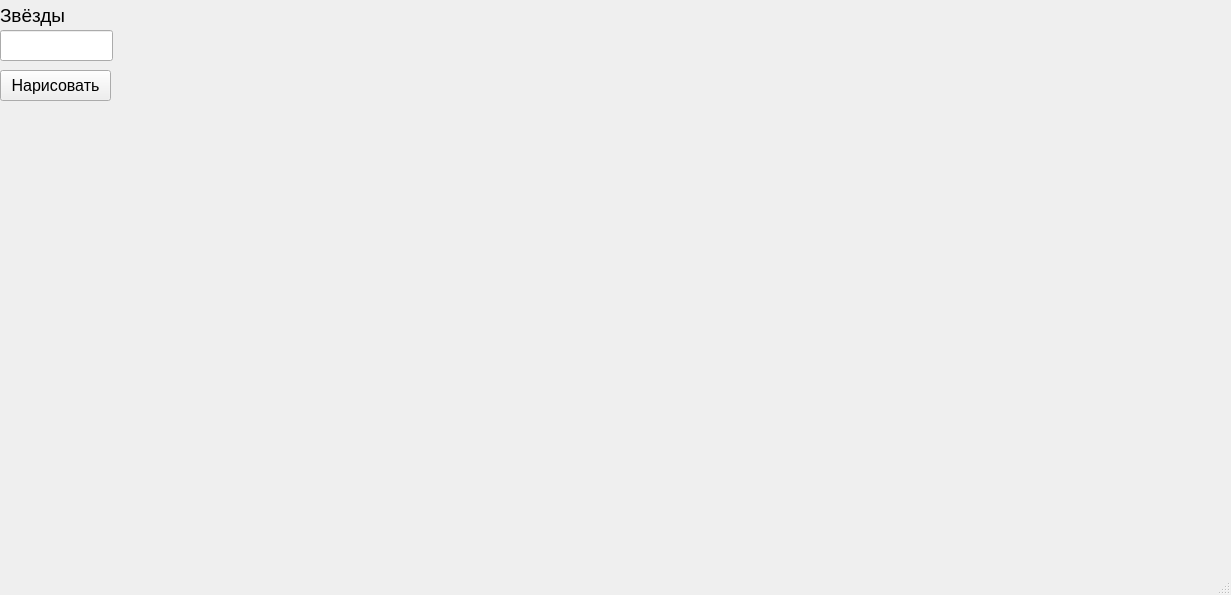
<?xml version="1.0" encoding="UTF-8"?>
<ui version="4.0">
 <class>MainWindow</class>
 <widget class="QMainWindow" name="MainWindow">
  <property name="geometry">
   <rect>
    <x>0</x>
    <y>0</y>
    <width>1231</width>
    <height>595</height>
   </rect>
  </property>
  <property name="windowTitle">
   <string>MainWindow</string>
  </property>
  <widget class="QWidget" name="centralwidget">
   <widget class="my_widget" name="widget" native="true">
    <property name="geometry">
     <rect>
      <x>120</x>
      <y>10</y>
      <width>1161</width>
      <height>601</height>
     </rect>
    </property>
   </widget>
   <widget class="QLineEdit" name="lineEdit">
    <property name="geometry">
     <rect>
      <x>0</x>
      <y>30</y>
      <width>113</width>
      <height>31</height>
     </rect>
    </property>
   </widget>
   <widget class="QLabel" name="label">
    <property name="geometry">
     <rect>
      <x>0</x>
      <y>0</y>
      <width>101</width>
      <height>31</height>
     </rect>
    </property>
    <property name="font">
     <font>
      <pointsize>14</pointsize>
     </font>
    </property>
    <property name="text">
     <string>Звёзды</string>
    </property>
   </widget>
   <widget class="QPushButton" name="pushButton">
    <property name="geometry">
     <rect>
      <x>0</x>
      <y>70</y>
      <width>111</width>
      <height>31</height>
     </rect>
    </property>
    <property name="font">
     <font>
      <pointsize>12</pointsize>
     </font>
    </property>
    <property name="text">
     <string>Нарисовать</string>
    </property>
   </widget>
  </widget>
  <widget class="QMenuBar" name="menubar">
   <property name="geometry">
    <rect>
     <x>0</x>
     <y>0</y>
     <width>1231</width>
     <height>25</height>
    </rect>
   </property>
  </widget>
  <widget class="QStatusBar" name="statusbar"/>
 </widget>
 <customwidgets>
  <customwidget>
   <class>my_widget</class>
   <extends>QWidget</extends>
   <header location="global">my_widget.h</header>
   <container>1</container>
  </customwidget>
 </customwidgets>
 <resources/>
 <connections/>
</ui>
